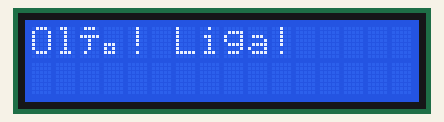
The sketch below on a simulated Arduino Uno, built with avr-gcc and run on an emulated ATmega328P. Shown: 16×2 character LCD.

Above: at 0.21 s.

The sketch:

Tela_LCD.ino
```cpp
#include <LiquidCrystal.h>

LiquidCrystal LCD(2,3,9,10,11,12);

void setup() {
  LCD.begin(16, 2);

}

void loop() {
  LCD.print("Olá! Liga!");
  delay(300);
  LCD.print("^w^");
  delay(300);
  LCD.clear();
  delay(200);
}
```

Measured:
- by itself, everything shown: repeats every 0.80 s, in 3 steps
